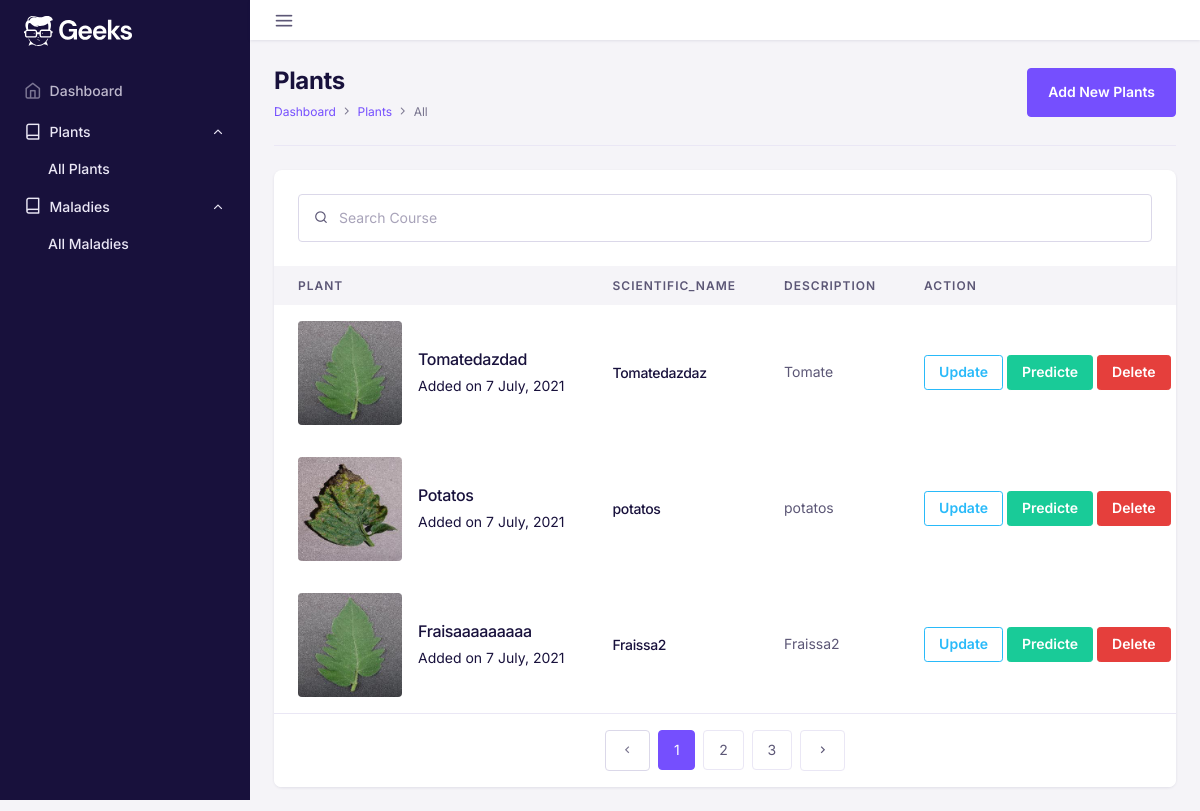
The page /plants/ on the database its author committed.
### PlantApp/models.py (models this page shows, shortened)
class Plant(models.Model):
    name = models.CharField(max_length=100)
    scientific_name = models.CharField(max_length=100, blank=True, null=True)
    description = models.TextField(blank=True, null=True)
    image = models.ImageField(upload_to='plants/', blank=True, null=True)
    owner = models.ForeignKey(settings.AUTH_USER_MODEL, on_delete=models.CASCADE, related_name='plants' , null = True)

### PlantApp/views.py (the view)
# urls.py: path('plants/', plant_list, name='plant_list'),
def plant_list(request):
    plants = Plant.objects.all()
    return render(request, 'plant_list.html', {'plants': plants})

### PlantApp/templates/plant_list.html (shortened to what this page needs)
<!DOCTYPE html>
<html lang="en">
{% load static %}
<head>
  <link href={% static 'assets/fonts/feather/feather.css' %} rel="stylesheet" />
  <link href={% static 'assets/libs/dragula/dist/dragula.min.css' %} rel="stylesheet" />
  <link href={% static 'assets/libs/@mdi/font/css/materialdesignicons.min.css' %} rel="stylesheet" />
  <link href={% static 'assets/libs/prismjs/themes/prism.css' %} rel="stylesheet" />
  <link href={% static 'assets/libs/dropzone/dist/dropzone.css' %} rel="stylesheet" />
  <link href={% static 'assets/libs/magnific-popup/dist/magnific-popup.css' %} rel="stylesheet" />
  <link href={% static 'assets/libs/bootstrap-select/dist/css/bootstrap-select.min.css' %} rel="stylesheet">
  <link href={% static 'assets/libs/@yaireo/tagify/dist/tagify.css' %} rel="stylesheet">
  <link href={% static 'assets/libs/tiny-slider/dist/tiny-slider.css' %} rel="stylesheet">
  <link href={% static 'assets/libs/tippy.js/dist/tippy.css' %} rel="stylesheet">
  <link rel="stylesheet" href={% static 'assets/css/theme.min.css' %}>
</head>
<body>
  <div id="db-wrapper">
    <nav class="navbar-vertical navbar">
      <div class="nav-scroller">
        <a class="navbar-brand" href="../index.html"><img src="../assets/images/brand/logo/logo-inverse.svg"
            alt="" /></a>
        <ul class="navbar-nav flex-column" id="sideNavbar">
          <li class="nav-item">
            <a class="nav-link" href="admin-dashboard.html">
              <i class="nav-icon fe fe-home mr-2"></i>Dashboard
            </a>
          </li>
          <li class="nav-item">
            <a class="nav-link active" href="#!" data-toggle="collapse" data-target="#navCourses" aria-expanded="true"
              aria-controls="navCourses">
              <i class="nav-icon fe fe-book mr-2"></i>Plants
            </a>
            <div id="navCourses" class="collapse show" data-parent="#sideNavbar">
              <ul class="nav flex-column">
                <li class="nav-item">
                  <a class="nav-link active" href="/plants/">All Plants
                  </a>
                </li>
              </ul>
            </div>
          </li>
          <li class="nav-item">
            <a class="nav-link active" href="#!" data-toggle="collapse" data-target="#navMaladies" aria-expanded="true"
              aria-controls="navMaladies">
              <i class="nav-icon fe fe-book mr-2"></i>Maladies
            </a>
            <div id="navMaladies" class="collapse show" data-parent="#sideNavbar">
              <ul class="nav flex-column">
                <li class="nav-item">
                  <a class="nav-link active" href="{% url 'maladie_list' %}">All Maladies</a>
                </li>
              </ul>
            </div>
          </li>
        </ul>
      </div>
    </nav>
    <div id="page-content">
      <div class="header">
        <nav class="navbar-default navbar navbar-expand-lg">
          <a id="nav-toggle" href="#!"><i class="fe fe-menu"></i></a>
        </nav>
      </div>
      <div class="container-fluid p-4">
        <div class="row">
          <div class="col-lg-12 col-md-12 col-12">
            <div class="border-bottom pb-4 mb-4 d-lg-flex align-items-center justify-content-between">
              <div class="mb-2 mb-lg-0">
                <h1 class="mb-1 h2 font-weight-bold">Plants</h1>
                <nav aria-label="breadcrumb">
                  <ol class="breadcrumb">
                    <li class="breadcrumb-item">
                      <a href="admin-dashboard.html">Dashboard</a>
                    </li>
                    <li class="breadcrumb-item">
                      <a href="#!">Plants</a>
                    </li>
                    <li class="breadcrumb-item active" aria-current="page">
                      All
                    </li>
                  </ol>
                </nav>
              </div>
              <div>
                <a href="/plants/create/" class="btn btn-primary">Add New Plants</a>
              </div>
            </div>
          </div>
        </div>
        <div class="row">
          <div class="col-lg-12 col-md-12 col-12">
            <div class="card rounded-lg">
              <div class="p-4 row">
                <form class="d-flex align-items-center col-12 col-md-12 col-lg-12">
                  <span class="position-absolute pl-3 search-icon">
                    <i class="fe fe-search"></i>
                  </span>
                  <input type="search" class="form-control pl-6" placeholder="Search Course" />
                </form>
              </div>
              <div>
                <div class="tab-content" id="tabContent">
                  <div class="tab-pane fade show active" id="courses" role="tabpanel" aria-labelledby="courses-tab">
                    <div class="table-responsive border-0 overflow-y-hidden">
                      <table class="table mb-0 text-nowrap">
                        <thead>
                          <tr>
                            <th scope="col" class="border-0 text-uppercase">
                              Plant
                            </th>
                            <th scope="col" class="border-0 text-uppercase">
                              scientific_name
                            </th>
                            <th scope="col" class="border-0 text-uppercase">
                              description
                            </th>
                            <th scope="col" class="border-0 text-uppercase">
                              ACTION
                            </th>
                          </tr>
                        </thead>
                        <tbody>
                          {% for plant in plants %}
                          <tr>
                            <td class="border-top-0">
                              <a href="{% url 'details' plant.id %}" class="text-inherit">
                                <div class="d-lg-flex align-items-center">
                                  <div>
                                    <img src="{{ plant.image.url }}" alt="" class="img-4by3-lg rounded" />
                                  </div>
                                  <div class="ml-lg-3 mt-2 mt-lg-0">
                                    <h4 class="mb-1 text-primary-hover">
                                      {{ plant.name }}
                                    </h4>
                                    <span class="text-inherit">Added on 7 July, 2021</span>
                                  </div>
                                </div>
                              </a>
                            </td>
                            <td class="align-middle border-top-0">
                              <div class="d-flex align-items-center">
                                <h5 class="mb-0">{{ plant.scientific_name }}</h5>
                              </div>
                            </td>
                            <td class="align-middle border-top-0">
                              {{ plant.description }}
                            </td>
                            <td class="align-middle border-top-0">
                              <a href="{% url 'plant-update' plant.id %}" class="btn btn-outline-info btn-sm">Update</a>
                              <a href="{% url 'predict' plant.id %}" class="btn btn-success btn-sm">Predicte</a>
                              <a href="{% url 'plant-delete' plant.id %}" class="btn btn-danger btn-sm">Delete</a>
                            </td>
                          </tr>
                          {% empty %}
                          <tr>No plants available.</tr>
                          {% endfor %}
                        </tbody>
                      </table>
                    </div>
                  </div>
                </div>
              </div>
              <div class="card-footer">
                <nav aria-label="Page navigation example">
                  <ul class="pagination justify-content-center mb-0">
                    <li class="page-item disabled">
                      <a class="page-link mx-1 rounded" href="#!" tabindex="-1" aria-disabled="true"><i
                          class="mdi mdi-chevron-left"></i></a>
                    </li>
                    <li class="page-item active">
                      <a class="page-link mx-1 rounded" href="#!">1</a>
                    </li>
                    <li class="page-item">
                      <a class="page-link mx-1 rounded" href="#!">2</a>
                    </li>
                    <li class="page-item">
                      <a class="page-link mx-1 rounded" href="#!">3</a>
                    </li>
                    <li class="page-item">
                      <a class="page-link mx-1 rounded" href="#!"><i class="mdi mdi-chevron-right"></i></a>
                    </li>
                  </ul>
                </nav>
              </div>
            </div>
          </div>
        </div>
      </div>
    </div>
  </div>
</body>
</html>

### rows shown on the page
Plant: image (picture), name "Tomatedazdad", scientific_name "Tomatedazdaz", description "Tomate"
Plant: image (picture), name "Potatos", scientific_name "potatos", description "potatos"
Plant: image (picture), name "Fraisaaaaaaaaa", scientific_name "Fraissa2", description "Fraissa2"
